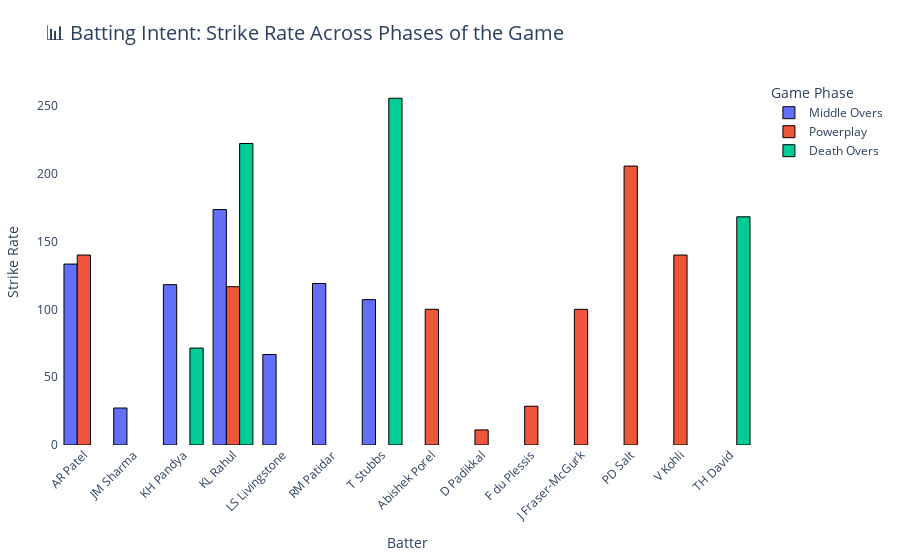

Notebook cell for this chart:
### Code cell
batting_intent = (
    ipl_match_copy.groupby(['batter', 'phase'])
    .agg(balls_faced=('runs_batter', 'count'),
         total_runs=('runs_batter', 'sum'))
    .reset_index()
)
batting_intent['strike_rate'] = (batting_intent['total_runs'] / batting_intent['balls_faced']) * 100

batting_intent = batting_intent[batting_intent['balls_faced'] >= 5]

batting_intent.sort_values(by=['batter', 'phase'], inplace=True)

fig = px.bar(
    batting_intent,
    x='batter',
    y='strike_rate',
    color='phase',
    barmode='group',
    title='📊 Batting Intent: Strike Rate Across Phases of the Game',
    labels={'strike_rate': 'Strike Rate', 'batter': 'Batter'},
    hover_data={
        'balls_faced': True,
        'total_runs': True,
        'strike_rate': ':.2f',
        'phase': True
    }
)

fig.update_layout(
    xaxis_tickangle=-45,
    title_font_size=20,
    legend_title='Game Phase',
    plot_bgcolor='rgba(0,0,0,0)',
    paper_bgcolor='white',
    bargap=0.2,
    margin=dict(l=40, r=40, t=80, b=100)
)

fig.update_traces(marker_line_width=1, marker_line_color='black')

fig.show()

### Figure 1 — Plotly figure (JSON) as saved in the notebook; plotly's stock layout.template omitted (floating-point values rounded to 4 significant figures)
{"data": [{"alignmentgroup": "True", "customdata": [[6, 8, "Middle Overs"], [11, 3, "Middle Overs"], [11, 13, "Middle Overs"], [34, 59, "Middle Overs"], [6, 4, "Middle Overs"], [21, 25, "Middle Overs"], [14, 15, "Middle Overs"]], "hovertemplate": "phase=%{customdata[2]}<br>Batter=%{x}<br>Strike Rate=%{y:.2f}<br>balls_faced=%{customdata[0]}<br>total_runs=%{customdata[1]}<extra></extra>", "legendgroup": "Middle Overs", "marker": {"color": "#636efa", "line": {"color": "black", "width": 1}, "pattern": {"shape": ""}}, "name": "Middle Overs", "offsetgroup": "Middle Overs", "orientation": "v", "showlegend": true, "textposition": "auto", "type": "bar", "x": ["AR Patel", "JM Sharma", "KH Pandya", "KL Rahul", "LS Livingstone", "RM Patidar", "T Stubbs"], "xaxis": "x", "y": [133.3, 27.27, 118.2, 173.5, 66.67, 119.0, 107.1], "yaxis": "y"}, {"alignmentgroup": "True", "customdata": [[5, 7, "Powerplay"], [7, 7, "Powerplay"], [9, 1, "Powerplay"], [7, 2, "Powerplay"], [7, 7, "Powerplay"], [12, 14, "Powerplay"], [18, 37, "Powerplay"], [10, 14, "Powerplay"]], "hovertemplate": "phase=%{customdata[2]}<br>Batter=%{x}<br>Strike Rate=%{y:.2f}<br>balls_faced=%{customdata[0]}<br>total_runs=%{customdata[1]}<extra></extra>", "legendgroup": "Powerplay", "marker": {"color": "#EF553B", "line": {"color": "black", "width": 1}, "pattern": {"shape": ""}}, "name": "Powerplay", "offsetgroup": "Powerplay", "orientation": "v", "showlegend": true, "textposition": "auto", "type": "bar", "x": ["AR Patel", "Abishek Porel", "D Padikkal", "F du Plessis", "J Fraser-McGurk", "KL Rahul", "PD Salt", "V Kohli"], "xaxis": "x", "y": [140, 100, 11.11, 28.57, 100, 116.7, 205.6, 140], "yaxis": "y"}, {"alignmentgroup": "True", "customdata": [[7, 5, "Death Overs"], [9, 20, "Death Overs"], [9, 23, "Death Overs"], [22, 37, "Death Overs"]], "hovertemplate": "phase=%{customdata[2]}<br>Batter=%{x}<br>Strike Rate=%{y:.2f}<br>balls_faced=%{customdata[0]}<br>total_runs=%{customdata[1]}<extra></extra>", "legendgroup": "Death Overs", "marker": {"color": "#00cc96", "line": {"color": "black", "width": 1}, "pattern": {"shape": ""}}, "name": "Death Overs", "offsetgroup": "Death Overs", "orientation": "v", "showlegend": true, "textposition": "auto", "type": "bar", "x": ["KH Pandya", "KL Rahul", "T Stubbs", "TH David"], "xaxis": "x", "y": [71.43, 222.2, 255.6, 168.2], "yaxis": "y"}], "layout": {"autosize": true, "bargap": 0.2, "barmode": "group", "legend": {"title": {"text": "Game Phase"}, "tracegroupgap": 0}, "margin": {"b": 100, "l": 40, "r": 40, "t": 80}, "paper_bgcolor": "white", "plot_bgcolor": "rgba(0, 0, 0, 0)", "title": {"font": {"size": 20}, "text": "📊 Batting Intent: Strike Rate Across Phases of the Game"}, "xaxis": {"anchor": "y", "autorange": true, "domain": [0, 1], "range": [-0.5, 13.5], "tickangle": -45, "title": {"text": "Batter"}, "type": "category"}, "yaxis": {"anchor": "x", "autorange": true, "domain": [0, 1], "range": [0, 269.0], "title": {"text": "Strike Rate"}, "type": "linear"}}}
